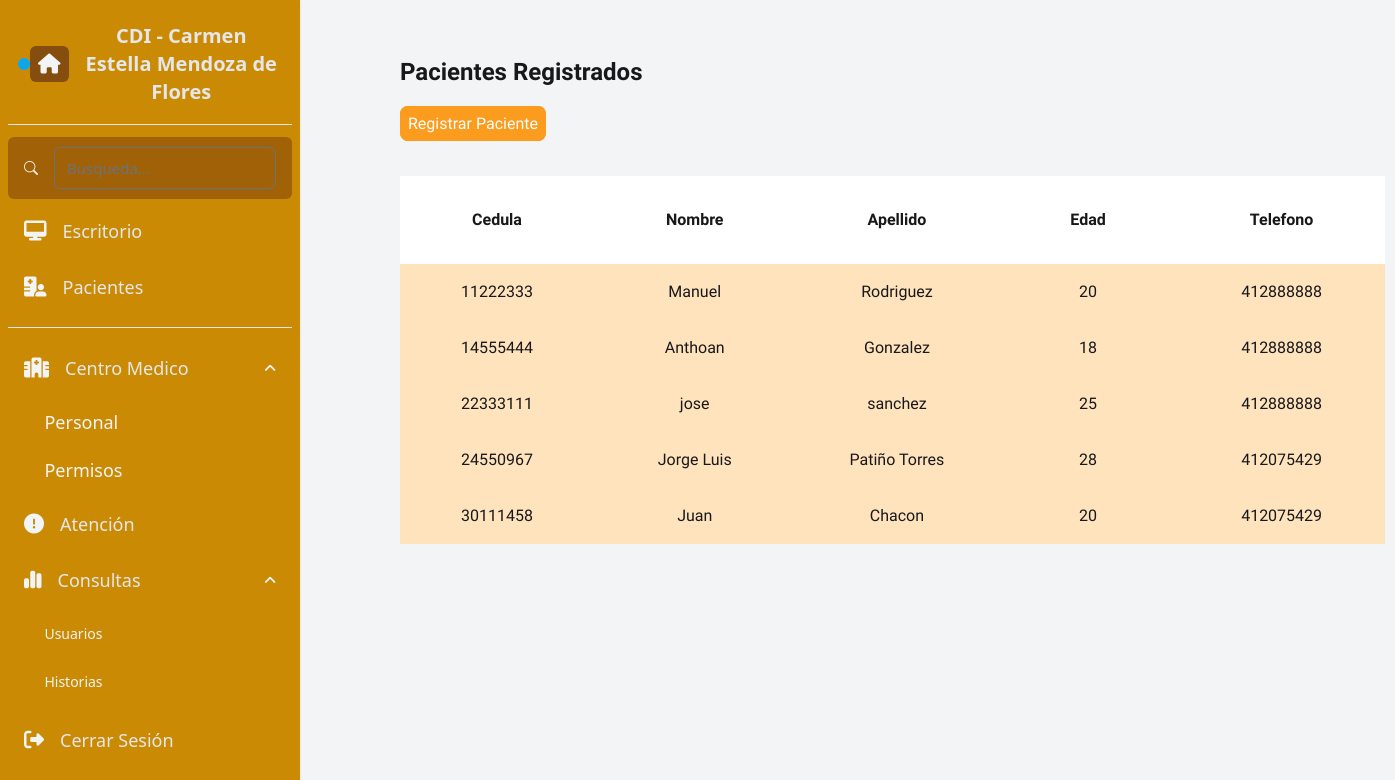
The app's page /vista/pacientes.php, older data.
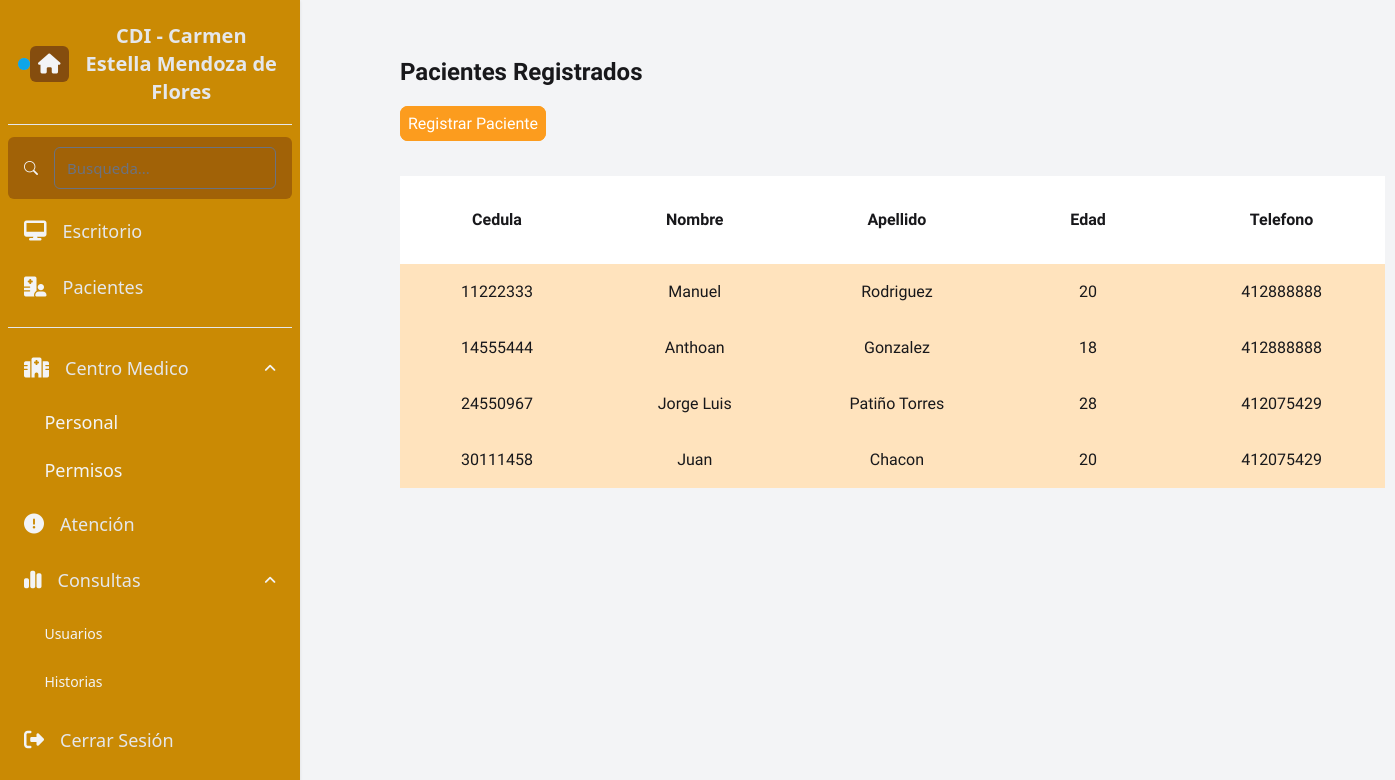
The same page, newer data.
### tables this page shows
CREATE TABLE `paciente` (
  `cedula` int NOT NULL,
  `nombre` varchar(45) DEFAULT NULL,
  `apellido` varchar(45) DEFAULT NULL,
  `fechanac` date DEFAULT NULL,
  `edad` int DEFAULT NULL,
  `telefono` int DEFAULT NULL,
  `ocupacion` varchar(45) DEFAULT NULL,
  `direccion` varchar(200) DEFAULT NULL,
  `estcivil` int DEFAULT NULL,
  PRIMARY KEY (`cedula`)
);

### vista/pacientes.php (the view, shortened to what this page needs)
<?php
    $db = conectarBD();
    $query = "SELECT * FROM paciente";
    $resultadoConsulta = mysqli_query($db, $query);
    require 'comunes/librerias.php';
    require 'comunes/head.php';
?>
<body class="form-paciente bg-gray-100">
    <section class="contenedor text-zinc-900">
        <h1 class="text-2xl py-6">Pacientes Registrados</h1>
        <a href="?pagina=crear" class="boton">Registrar Paciente</a>
        <table class="my-10">
            <thead>
                <tr>
                    <th>Cedula</th>
                    <th>Nombre</th>
                    <th>Apellido</th>
                    <th>Edad</th>
                    <th>Telefono</th>
                </tr>
            </thead>
            <tbody>
                <?php while($paciente = mysqli_fetch_assoc($resultadoConsulta)): ?>
                <tr>
                    <td class="py-4"> <?php echo $paciente['cedula']; ?> </td>
                    <td> <?php echo $paciente['nombre']; ?> </td>
                    <td> <?php echo $paciente['apellido']; ?></td>
                    <td> <?php echo $paciente['edad']; ?></td>
                    <td> <?php echo $paciente['telefono']; ?></td>
                </tr>
                <?php endwhile; ?>
            </tbody>
        </table>
    </section>
</body>

### comunes/librerias.php (shortened to what this page needs)
<!DOCTYPE html>
<html lang="en">
<head>
    <script src="https://cdn.tailwindcss.com"></script>
    <script src="https://cdn.tailwindcss.com?plugins=forms,typography,aspect-ratio,line-clamp,container-queries"></script>
    <link rel="stylesheet" href="https://cdnjs.cloudflare.com/ajax/libs/font-awesome/6.5.2/css/all.min.css" />
    <link rel="stylesheet" href="css/style.css">
    <link rel="stylesheet" href="https://cdn.jsdelivr.net/npm/bootstrap-icons@1.7.2/font/bootstrap-icons.css">
</head>

### comunes/head.php (shortened to what this page needs)
<header>
        <span class="absolute text-white text-4xl top-5 left-4 cursor-pointer" onclick="Openbar()">
        </span>
        <div class="sidebar fixed top-0 bottom-0 lg:left-0 left-[-300px] duration-1000
            p-2 w-[300px] overflow-y-auto text-center bg-yellow-600 shadow h-screen">
            <div class="text-gray-100 text-xl">
            <div class="p-2.5 mt-1 flex items-center rounded-md ">
                <span class="relative flex h-3 w-3">
                    <span class="relative inline-flex rounded-full h-3 w-3 bg-sky-500"></span>
                </span>
                <i class="fa-solid fa-house px-2 py-2 bg-yellow-800 rounded-md"></i>
                <h1 class="text-[15px]  ml-3 text-xl text-gray-200 font-bold">CDI - Carmen Estella Mendoza de Flores</h1>
            </div>
            <hr class="my-2 text-gray-600">
            <div>
                <div class="p-2.5 mt-3 flex items-center rounded-md px-4 duration-300 cursor-pointer  bg-yellow-700">
                <i class="bi bi-search text-sm"></i>
                <input class="text-[15px] ml-4 w-full bg-transparent focus:outline-none rounded-md" placeholder="Busqueda..." />
                </div>
                <div class="p-2.5 mt-2 flex items-center rounded-md px-4 duration-300 cursor-pointer  hover:bg-yellow-500">
                    <i class="fa-solid fa-desktop"></i>
                <span class="text-[15px] ml-4 text-gray-200 text-lg">Escritorio</span>
                </div>
                <div class="p-2.5 mt-2 flex items-center rounded-md px-4 duration-300 cursor-pointer  hover:bg-yellow-500">
                    <i class="fa-solid fa-hospital-user"></i>
                <a href="?pagina=pacientes"><span class="text-[15px] ml-4 text-gray-200 text-lg">Pacientes</span></a>
                </div>
                <hr class="my-4 text-gray-600">
                <div class="p-2.5 mt-2 flex items-center rounded-md px-4 duration-300 cursor-pointer  hover:bg-yellow-500">
                    <i class="fa-solid fa-hospital"></i>
                <div class="flex justify-between w-full items-center" onclick="dropDown1()">
                    <span class="text-[15px] ml-4 text-gray-200 text-lg">Centro Medico</span>
                    <span class="text-sm rotate-180" id="arrow1">
                        <i class="fa-solid fa-angle-down"></i>
                    </span>
                </div>
                </div>
                <div class=" leading-7 text-left text-sm font-thin mt-2 w-4/5 mx-auto" id="submenu">
                    <a href="?pagina=personal"><h1 class="cursor-pointer p-2 hover:bg-yellow-500 rounded-md mt-1 text-lg">Personal</h1></a>
                    <a href=""><h1 class="cursor-pointer p-2 hover:bg-yellow-500 rounded-md mt-1 text-lg">Permisos</h1></a>
                </div>
                <div class="p-2.5 mt-2 flex items-center rounded-md px-4 duration-300 cursor-pointer  hover:bg-yellow-600">
                    <i class="fa-solid fa-circle-exclamation"></i>
                    <span class="text-[15px] ml-4 text-gray-200 text-lg">Atención</span>
                </div>
                <div class="p-2.5 mt-2 flex items-center rounded-md px-4 duration-10000 cursor-pointer  hover:bg-yellow-600">
                    <i class="fa-solid fa-chart-simple"></i>
                    <div class="flex justify-between w-full items-center" onclick="dropDown2()">
                        <span class="text-[15px] ml-4 text-gray-200 text-lg">Consultas</span>
                        <span class="text-sm rotate-180" id="arrow2">
                            <i class="fa-solid fa-angle-down"></i>
                        </span>
                </div>
                </div>
                <div class=" leading-7 text-left text-sm font-thin mt-2 w-4/5 mx-auto" id="submenu2">
                    <a href=""><h1 class="cursor-pointer p-2 hover:bg-yellow-900 rounded-md mt-1">Usuarios</h1></a>
                    <a href=""><h1 class="cursor-pointer p-2 hover:bg-yellow-900 rounded-md mt-1">Historias</h1></a>
                </div>
                <div class="p-2.5 mt-3 flex items-center rounded-md px-4 duration-300 cursor-pointer  hover:bg-yellow-600">
                    <i class="fa-solid fa-right-from-bracket"></i>
                    <span class="text-[15px] ml-4 text-gray-200 text-lg">Cerrar Sesión</span>
                </div>
                </div>
            </div>
        </div>
    </header>

### css/style.css (style rules this page uses)
.boton { font-family: 'Sora'; background-color: rgb(252, 156, 30); border-radius: 0.5rem; border: 0.5rem solid rgb(252, 156, 30); color: white; }
.form-paciente { padding: 2rem 2rem 0rem 25rem; }
.contenedor { font-family: 'Sora'; }
.contenedor h1 { font-weight: 900; }
input, select { width: 100%; }
thead { border-radius: 20px; }
th { padding: 2rem 4.5rem; background-color: rgb(255, 255, 255); }
tr { text-align: center; background-color: rgb(255, 227, 189); }
td { margin: 1rem 10rem 1rem 3rem; }

Row changes from the older to the newer data that the page shows:
removed paciente: cedula "22333111", nombre "jose", apellido "sanchez", edad "25", telefono "412888888"
